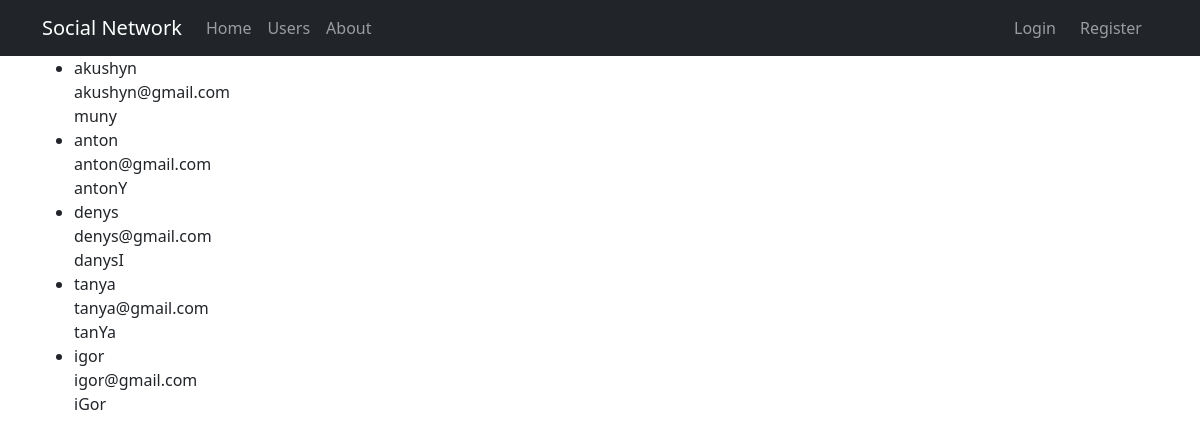
/index, run on the app's committed database.
### app/models.py (models this page shows, shortened)
class User(db.Model):
    id = db.Column(db.Integer, primary_key=True)
    username = db.Column(db.String, unique=True, index=True)
    email = db.Column(db.String, unique=True, index=True)
    password = db.Column(db.String)

### app/main/routes.py (the view, shortened to what this page needs)
@bp.route("/")
@bp.route("/index")
def index():
    users_data=[
        {
            "username": "akushyn",
            "email": "akushyn@gmail.com",
            "password": "muny"
        },
        {
            "username": "anton",
            "email": "anton@gmail.com",
            "password": "antonY"
        },
        {
            "username": "denys",
            "email": "denys@gmail.com",
            "password": "danysI"
        },
        {
            "username": "tanya",
            "email": "tanya@gmail.com",
            "password": "tanYa"
        },
        {
            "username": "igor",
            "email": "igor@gmail.com",
            "password": "iGor"
        }
    ]
    for u in users_data:
        user = (
            db.session.query(User)
        .filter(User.username == u.get('username'),
                User.email == u.get('email'),
                User.password == u.get('password')
                ).first()
        )
        if user:
            continue
    db.session.commit()
    users = db.session.query(User).all()
    return render_template("index.html", users=users)

### app/__init__.py (called while the page is built)
def create_app():
    app = Flask(__name__)
    app.config.from_object(Config)
    db.init_app(app)
    migrade.init_app(app, db)
    from .main import bp as main_bp
    app.register_blueprint(main_bp)
    from .auth   import bp as auth_bp
    app.register_blueprint(auth_bp)
    from .models import User
    @app.context_processor
    def context_processor():
        return dict (
            current_user=current_user
        )
    return app

### app/templates/index.html
{% extends "base.html" %}
{% block content %}
    <ul>
    {% for user in users %}
        <li>
            {{ user.username}}<br>
            {{ user.email}}<br>
            {{ user.password}}
        </li>
    {% endfor %}
    </ul>
{% endblock %}

### app/templates/base.html (shortened to what this page needs)
<!DOCTYPE html>
<html lang="">
<head>
    <link href="https://cdn.jsdelivr.net/npm/bootstrap@5.3.0-alpha1/dist/css/bootstrap.min.css" rel="stylesheet"
>
</head>
<body>
<nav class="navbar navbar-expand-lg navbar-dark bg-dark">
    <div class="container">
        <a class="navbar-brand" href="{{ url_for('main.index') }}">Social Network</a>
        <div class="collapse navbar-collapse" id="navbarNav">
            <ul class="navbar-nav me-auto">
                <li class="nav-item">
                <li class="nav-item{% if active == 'index' %} active{% endif %}">
                    <a class="nav-link" href="{{ url_for('main.index') }}">Home</a>
                </li>
                <li class="nav-item">
                    <a class="nav-link" href="#">Users</a>
                </li>
                <li class="nav-item">
                    <a class="nav-link" href="{{ url_for('main.about') }}">About</a>
                </li>
            </ul>
            <ul class="navbar-nav ms-auto">
                <li class="nav-item me-2">
                    {% if current_user.is_authenticated %}
                    <a class="nav-link" href="{{ url_for('auth.logout') }}">Logout</a>
                    {% else %}
                    <a class="nav-link" href="{{ url_for('auth.login') }}">Login</a>
                    {% endif %}
                </li>
                {% if not current_user.is_authenticated %}
                <li class="nav-item me-2">
                    <a class="nav-link" href="{{ url_for('auth.register') }}">Register</a>
                </li>
                {% endif %}
            </ul>
        </div>
    </div>
</nav>
<div class="container">
    {% block content %}{% endblock %}
</div>
</body>
</html>

### data on the page
User: username "akushyn", email "akushyn@gmail.com", password "muny"
User: username "anton", email "anton@gmail.com", password "antonY"
User: username "denys", email "denys@gmail.com", password "danysI"
User: username "tanya", email "tanya@gmail.com", password "tanYa"
User: username "igor", email "igor@gmail.com", password "iGor"
